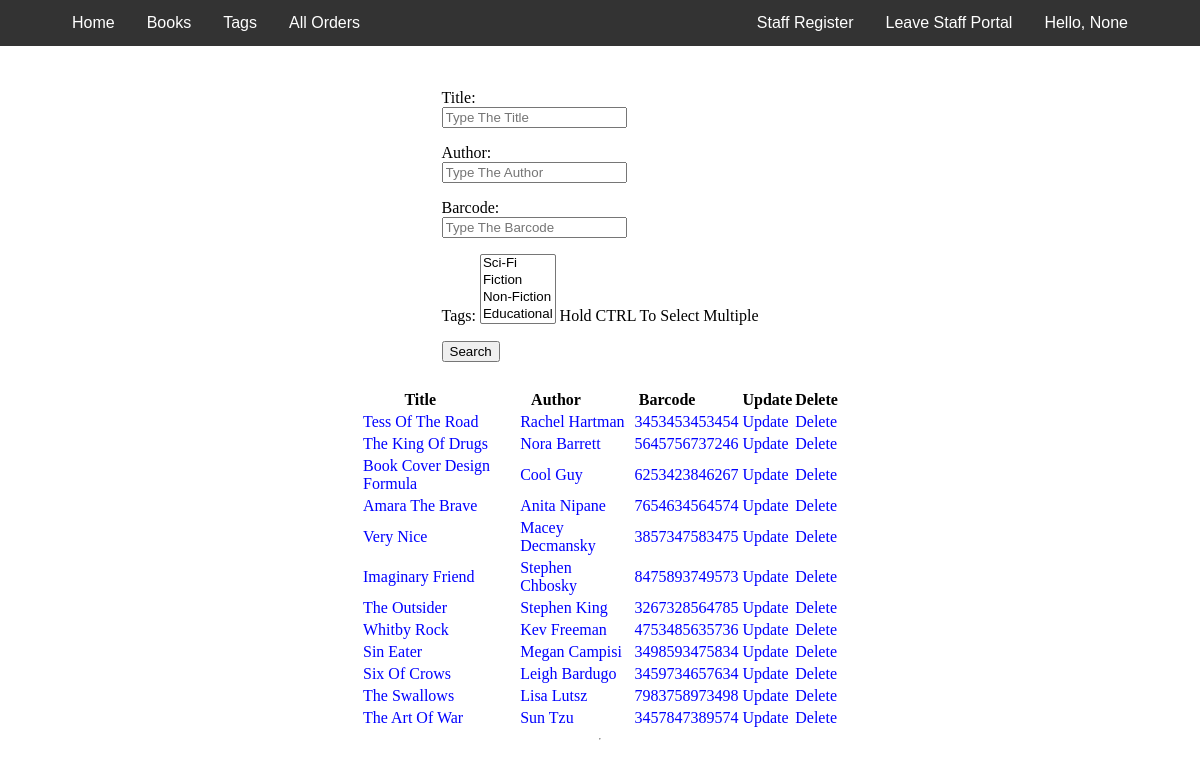
Page /staff/books (signed in) on the committed database.
### accounts/models.py (models this page shows, shortened)
class User(AbstractBaseUser):
    email = models.EmailField(max_length=255, unique=True)
    firstName = models.CharField(max_length=255, blank=True, null=True)
    lastName = models.CharField(max_length=255, blank=True, null=True)
    staff = models.BooleanField(default=False)  # staff user non superuser
    admin = models.BooleanField(default=False)  # superuser
    shipping_address = models.ForeignKey(ShippingAddressModel,
                                         on_delete=SET_NULL,
                                         null=True)
    is_active = models.BooleanField(default=False)
    USERNAME_FIELD = 'email'  # username
    objects = UserManager()
    @property
    def is_staff(self):
        return self.staff

### Inventory/models.py (models this page shows, shortened)
class Book(models.Model):
    title = models.CharField(max_length=100)
    author = models.CharField(max_length=100)
    description = models.CharField(max_length=400)
    barcode = models.CharField(max_length=13)
    price = models.DecimalField(max_digits=10, decimal_places=2)
    discounted_price = models.DecimalField(max_digits=10,
                                           decimal_places=2,
                                           null=True,
                                           blank=True)
    borrowed = models.BooleanField(default=False)
    coverImage = models.ImageField(upload_to='bookCovers')
    tags = models.ManyToManyField(Tag)
    payment_id = models.CharField(max_length=200, null=True)
    product_id = models.CharField(max_length=200, null=True)

### Inventory/views.py (the view, shortened to what this page needs)
# urls.py: path('books', BooksView.as_view(), name="viewBooks"),
@method_decorator(decorators, name='dispatch')
class BooksView(View):
    template_name = 'inventory/viewBooks.html'
    def get(self, request, *args, **kwargs):
        context = {}
        form = SearchBookForm()
        books = Book.objects.all()
        context['books'] = books
        context['form'] = form
        return render(request, self.template_name, context)

### Inventory/forms.py
class SearchBookForm(forms.Form):
    title = forms.CharField(
        max_length=100,
        required=False,
        widget=forms.TextInput(attrs={'placeholder': 'Type The Title'}))
    author = forms.CharField(
        max_length=100,
        required=False,
        widget=forms.TextInput(attrs={'placeholder': 'Type The Author'}))
    barcode = forms.CharField(
        max_length=13,
        min_length=13,
        required=False,
        widget=forms.TextInput(attrs={'placeholder': 'Type The Barcode'}))
    tags = Tag.objects.all()
    tags = forms.ModelMultipleChoiceField(
        tags, help_text='Hold CTRL To Select Multiple', required=False)

### Inventory/models.py (called while the page is built)
    def __str__(self):
        return self.name

### Inventory/templates/inventory/viewBooks.html (shortened to what this page needs)
{% extends "Sbase.html" %}
{% block head %}
{% load static %}
<link rel="stylesheet" href="{% static "css/inventory/viewBooks.css" %}">
{% endblock %}
{% block content %}
<div class="search-form">
  <form method="post">
    {{form.as_p}}
    <button type="submit">Search</button>
  </form>
</div>
<hr>
<div class="results-table">
  <table>
    <th>Title</th>
    <th>Author</th>
    <th>Barcode</th>
    <th>Update</th>
    <th>Delete</th>
    {% for i in books %}
    <tr>
      <td><a class="books-link" href="{% url 'book' id=i.id %}">{{i.title}}</a></td>
      <td><a class="books-link" href="#">{{i.author}}</a></td>
      <td><a class="books-link" href="#">{{i.barcode}}</a></td>
      <td><a class="books-link" href="{% url 'updateBook' id=i.id %}">Update</a></td>
      <td><a class="books-link" href="{% url 'deleteBook' id=i.id %}" onclick="return confirm('Are you sure you want to delete this?')">Delete </a></td>
    </tr>
    {% endfor %}
  </table>
</div>
{% endblock %}

### Inventory/templates/inventory/staffNavBar.html (shortened to what this page needs)
<div class="navbar">
  <a style="margin-left: 3.5em;" class="float-l" href="{% url 'sHome' %}">Home</a>
  <div class="dropdown">
    <button class="dropbtn">Books
    </button>
  </div>
  <div class="dropdown">
    <button class="dropbtn">Tags
    </button>
  </div>
  <div style="float: right; margin-right: 3.5em;" class="dropdown">
    <button class="dropbtn">Hello, {{user.firstName}}
    </button>
  </div>
    <a class="float-l" href="{% url 'orders' %}">All Orders</a>
  <a class="float-r" href="{% url 'home' %}">Leave Staff Portal</a>
  <a class="float-r" href="{% url 'sRegister' %}">Staff Register</a>
</div>

### static/css/Inventory/viewBooks.css (style rules this page uses)
.navbar { grid-area: navbar; }
.search-form { grid-area: form; display: flex; justify-content: center; align-items: center; width: 100%; }
input { display: flex; justify-content: center; }
.results-table { grid-area: results; display: flex; justify-content: center; }
table { width: 40%; }
th { padding-right: 8.333%; }
.books-link { text-decoration: none; color: blue; }

### Inventory/templates/inventory/staffNavBar.html (style rules this page uses)
body { margin: 0; }
.navbar { background-color: #333; font-family: Arial; }
.float-r { float: right; font-size: 16px; color: white; text-align: center; padding: 14px 16px; text-decoration: none; }
.float-l { float: left; font-size: 16px; color: white; text-align: center; padding: 14px 16px; text-decoration: none; }
.dropdown { float: left; overflow: hidden; }
.dropdown .dropbtn { font-size: 16px; border: none; outline: none; color: white; padding: 14px 16px; background-color: inherit; font-family: inherit; margin: 0; }

### rows in the picture
User: firstName "None"
Book: title "Tess Of The Road", author "Rachel Hartman", barcode "3453453453454"
Book: title "The King Of Drugs", author "Nora Barrett", barcode "5645756737246"
Book: title "Book Cover Design Formula", author "Cool Guy", barcode "6253423846267"
Book: title "Amara The Brave", author "Anita Nipane", barcode "7654634564574"
Book: title "Very Nice", author "Macey Decmansky", barcode "3857347583475"
Book: title "Imaginary Friend", author "Stephen Chbosky", barcode "8475893749573"
Book: title "The Outsider", author "Stephen King", barcode "3267328564785"
Book: title "Whitby Rock", author "Kev Freeman", barcode "4753485635736"
Book: title "Sin Eater", author "Megan Campisi", barcode "3498593475834"
Book: title "Six Of Crows", author "Leigh Bardugo", barcode "3459734657634"
Book: title "The Swallows", author "Lisa Lutsz", barcode "7983758973498"
Book: title "The Art Of War", author "Sun Tzu", barcode "3457847389574"
